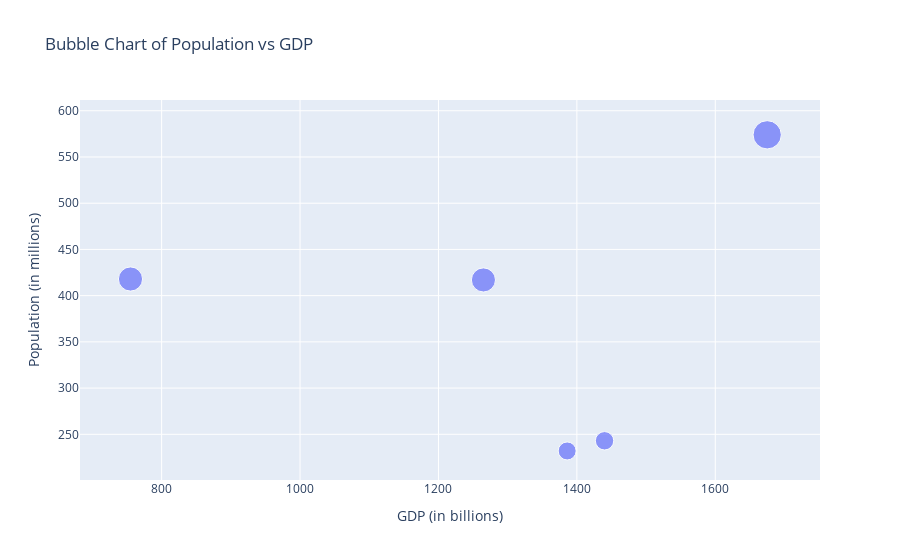

Write notebook code for a chart like this one.
### Markdown cell above
Q5

### Code cell
np.random.seed(25)

data = {
    'Country': ['USA', 'Canada', 'UK', 'Germany', 'France'],
    'Population': np.random.randint(100, 1000, 5),
    'GDP': np.random.randint(500, 2000, 5)
}

df = pd.DataFrame(data)

fig = px.scatter(df, x='GDP', y='Population', size='Population', hover_name='Country', 
                 title='Bubble Chart of Population vs GDP',
                 labels={'GDP': 'GDP (in billions)', 'Population': 'Population (in millions)'})

fig.show()

### Figure 1 — Plotly figure (JSON) as saved in the notebook; plotly's stock layout.template omitted (floating-point values rounded to 4 significant figures)
{"data": [{"hovertemplate": "<b>%{hovertext}</b><br><br>GDP (in billions)=%{x}<br>Population (in millions)=%{marker.size}<extra></extra>", "hovertext": ["USA", "Canada", "UK", "Germany", "France"], "legendgroup": "", "marker": {"color": "#636efa", "size": [232, 418, 574, 243, 417], "sizemode": "area", "sizeref": 1.435, "symbol": "circle"}, "mode": "markers", "name": "", "orientation": "v", "showlegend": false, "type": "scatter", "x": [1386, 755, 1675, 1440, 1265], "xaxis": "x", "y": [232, 418, 574, 243, 417], "yaxis": "y"}], "layout": {"autosize": true, "legend": {"itemsizing": "constant", "tracegroupgap": 0}, "title": {"text": "Bubble Chart of Population vs GDP"}, "xaxis": {"anchor": "y", "autorange": true, "domain": [0, 1], "range": [686.3, 1746.0], "title": {"text": "GDP (in billions)"}, "type": "linear"}, "yaxis": {"anchor": "x", "autorange": true, "domain": [0, 1], "range": [184.1, 636.3], "title": {"text": "Population (in millions)"}, "type": "linear"}}}
